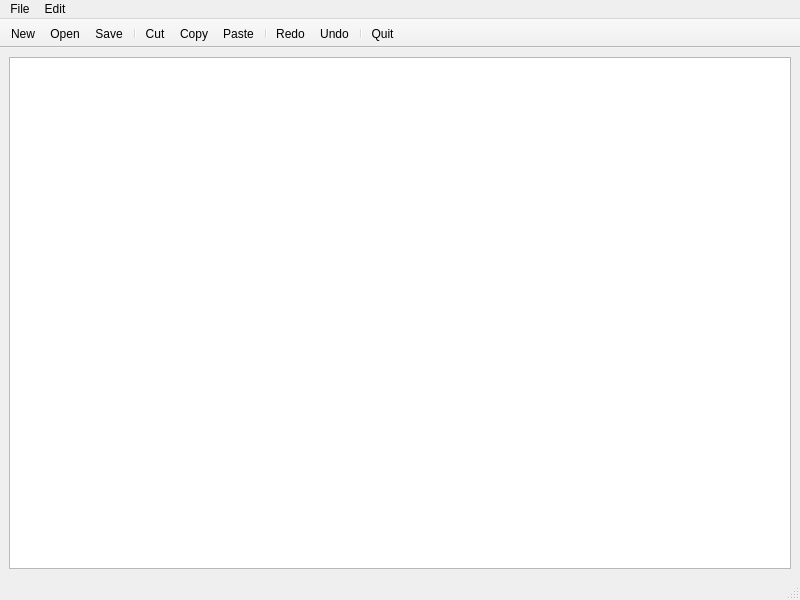
<?xml version="1.0" encoding="UTF-8"?>
<ui version="4.0">
 <class>TextEditorMainWindow</class>
 <widget class="QMainWindow" name="TextEditorMainWindow">
  <property name="geometry">
   <rect>
    <x>0</x>
    <y>0</y>
    <width>800</width>
    <height>600</height>
   </rect>
  </property>
  <property name="windowTitle">
   <string>TextEditorMainWindow</string>
  </property>
  <widget class="QWidget" name="centralwidget">
   <layout class="QVBoxLayout" name="verticalLayout">
    <item>
     <widget class="QTextEdit" name="textEdit"/>
    </item>
   </layout>
  </widget>
  <widget class="QMenuBar" name="menubar">
   <property name="geometry">
    <rect>
     <x>0</x>
     <y>0</y>
     <width>800</width>
     <height>26</height>
    </rect>
   </property>
   <widget class="QMenu" name="menuFile">
    <property name="title">
     <string>File</string>
    </property>
    <addaction name="actionNew"/>
    <addaction name="actionOpen"/>
    <addaction name="actionSave"/>
    <addaction name="actionSave_as"/>
    <addaction name="separator"/>
    <addaction name="actionQuit"/>
   </widget>
   <widget class="QMenu" name="menuEdit">
    <property name="title">
     <string>Edit</string>
    </property>
    <addaction name="actionCopy"/>
    <addaction name="actionPaste"/>
    <addaction name="actionCut"/>
    <addaction name="actionRedo"/>
    <addaction name="actionUndo"/>
   </widget>
   <addaction name="menuFile"/>
   <addaction name="menuEdit"/>
  </widget>
  <widget class="QStatusBar" name="statusbar"/>
  <widget class="QToolBar" name="toolBar">
   <property name="windowTitle">
    <string>toolBar</string>
   </property>
   <property name="movable">
    <bool>false</bool>
   </property>
   <attribute name="toolBarArea">
    <enum>TopToolBarArea</enum>
   </attribute>
   <attribute name="toolBarBreak">
    <bool>false</bool>
   </attribute>
   <addaction name="actionNew"/>
   <addaction name="actionOpen"/>
   <addaction name="actionSave"/>
   <addaction name="separator"/>
   <addaction name="actionCut"/>
   <addaction name="actionCopy"/>
   <addaction name="actionPaste"/>
   <addaction name="separator"/>
   <addaction name="actionRedo"/>
   <addaction name="actionUndo"/>
   <addaction name="separator"/>
   <addaction name="actionQuit"/>
  </widget>
  <action name="actionOpen">
   <property name="icon">
    <iconset resource="icons.qrc">
     <normaloff>:/icons-text-edit/open.png</normaloff>:/icons-text-edit/open.png</iconset>
   </property>
   <property name="text">
    <string>Open</string>
   </property>
   <property name="shortcut">
    <string>Ctrl+O</string>
   </property>
  </action>
  <action name="actionSave">
   <property name="icon">
    <iconset resource="icons.qrc">
     <normaloff>:/icons-text-edit/save.png</normaloff>:/icons-text-edit/save.png</iconset>
   </property>
   <property name="text">
    <string>Save</string>
   </property>
   <property name="shortcut">
    <string>Ctrl+S</string>
   </property>
  </action>
  <action name="actionSave_as">
   <property name="text">
    <string>Save as...</string>
   </property>
  </action>
  <action name="actionQuit">
   <property name="icon">
    <iconset resource="icons.qrc">
     <normaloff>:/icons-text-edit/close.png</normaloff>:/icons-text-edit/close.png</iconset>
   </property>
   <property name="text">
    <string>Quit</string>
   </property>
  </action>
  <action name="actionCopy">
   <property name="icon">
    <iconset resource="icons.qrc">
     <normaloff>:/icons-text-edit/copy.png</normaloff>:/icons-text-edit/copy.png</iconset>
   </property>
   <property name="text">
    <string>Copy</string>
   </property>
   <property name="shortcut">
    <string>Ctrl+C</string>
   </property>
  </action>
  <action name="actionPaste">
   <property name="icon">
    <iconset resource="icons.qrc">
     <normaloff>:/icons-text-edit/paste.png</normaloff>:/icons-text-edit/paste.png</iconset>
   </property>
   <property name="text">
    <string>Paste</string>
   </property>
   <property name="shortcut">
    <string>Ctrl+V</string>
   </property>
  </action>
  <action name="actionCut">
   <property name="icon">
    <iconset resource="icons.qrc">
     <normaloff>:/icons-text-edit/cut.png</normaloff>:/icons-text-edit/cut.png</iconset>
   </property>
   <property name="text">
    <string>Cut</string>
   </property>
   <property name="shortcut">
    <string>Ctrl+X</string>
   </property>
  </action>
  <action name="actionRedo">
   <property name="icon">
    <iconset resource="icons.qrc">
     <normaloff>:/icons-text-edit/redo.png</normaloff>:/icons-text-edit/redo.png</iconset>
   </property>
   <property name="text">
    <string>Redo</string>
   </property>
  </action>
  <action name="actionUndo">
   <property name="icon">
    <iconset resource="icons.qrc">
     <normaloff>:/icons-text-edit/undo.png</normaloff>:/icons-text-edit/undo.png</iconset>
   </property>
   <property name="text">
    <string>Undo</string>
   </property>
  </action>
  <action name="actionNew">
   <property name="icon">
    <iconset resource="icons.qrc">
     <normaloff>:/icons-text-edit/file.png</normaloff>:/icons-text-edit/file.png</iconset>
   </property>
   <property name="text">
    <string>New</string>
   </property>
   <property name="shortcut">
    <string>Ctrl+N</string>
   </property>
  </action>
 </widget>
 <resources>
  <include location="icons.qrc"/>
 </resources>
 <connections/>
</ui>
